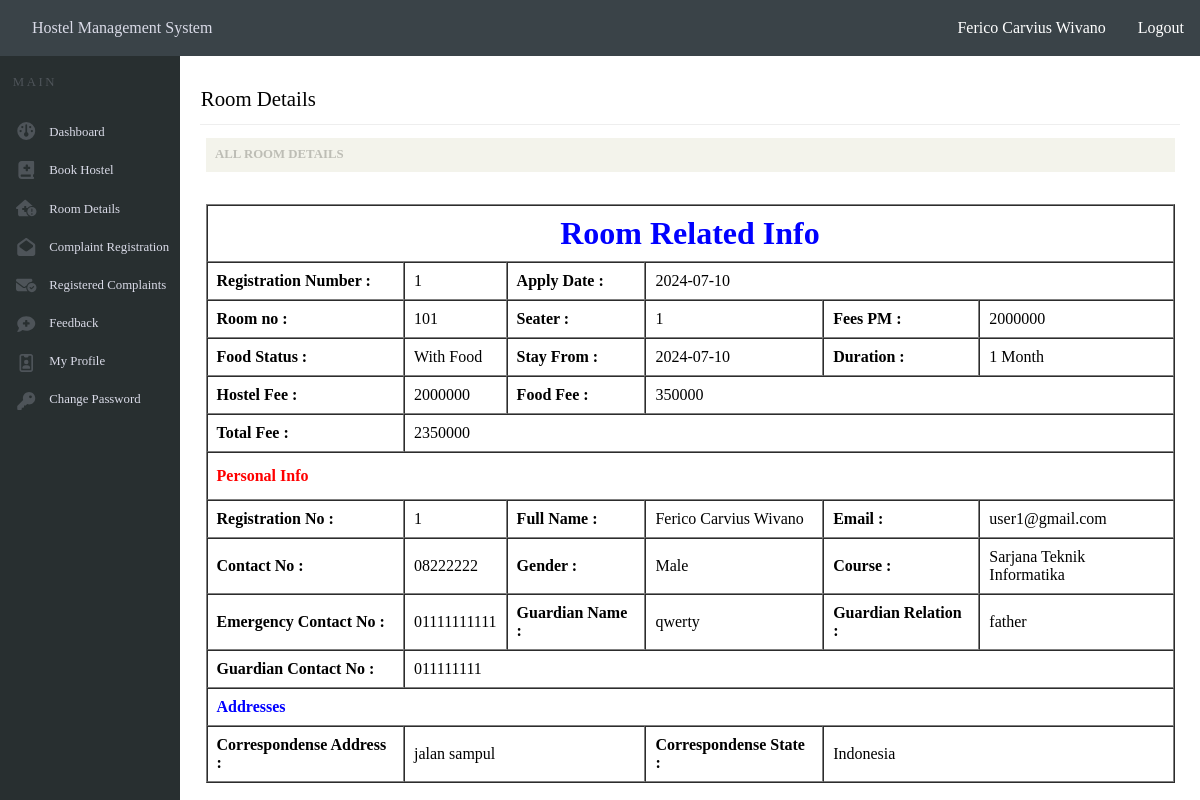
/roomdetail.php (signed in), run on the app's committed database.
### tables this page shows
CREATE TABLE `registration` (
  `registration_no` int(3) UNSIGNED NOT NULL,
  `full_name` varchar(100) NOT NULL,
  `gender` varchar(10) NOT NULL,
  `contact_no` varchar(20) NOT NULL,
  `email` varchar(50) NOT NULL,
  `password` varchar(100) NOT NULL,
  `confirm_password` varchar(100) NOT NULL,
  `role` varchar(5) NOT NULL DEFAULT 'user'
);

CREATE TABLE `book_room` (
  `registrationno_id` int(5) NOT NULL,
  `registration_no` varchar(3) NOT NULL,
  `room_no` varchar(8) NOT NULL,
  `food_status` varchar(50) NOT NULL,
  `stay_from` date NOT NULL,
  `duration` varchar(8) NOT NULL,
  `apply_date` date NOT NULL DEFAULT current_timestamp()
);

CREATE TABLE `room_info` (
  `room_no` int(10) NOT NULL,
  `seater` int(3) NOT NULL,
  `fees_per_month` int(50) NOT NULL,
  `remaining_seater` int(5) NOT NULL
);

CREATE TABLE `personal_info` (
  `personal_info_id` int(5) NOT NULL,
  `registration_no` varchar(3) NOT NULL,
  `course` varchar(100) NOT NULL,
  `emergency_contact` varchar(20) NOT NULL,
  `guardian_name` varchar(100) NOT NULL,
  `guardian_relation` varchar(30) NOT NULL,
  `guardian_contact_no` varchar(20) NOT NULL,
  `correspondense_address` varchar(100) NOT NULL,
  `correspondense_city` varchar(50) NOT NULL,
  `correspondense_state` varchar(30) NOT NULL,
  `correspondense_pincode` varchar(10) NOT NULL
);

### roomdetail.php (the view, shortened to what this page needs)
<?php
include 'connectdatabase.php';
$getEmail = $_SESSION["email"];
class RoomDetails {
    private $conn;
    private $email;
    private $registrationNo;
    public function __construct($conn, $email) {
        $this->conn = $conn;
        $this->email = $email;
        $this->registrationNo = $this->getRegistrationNo();
    }
    private function getRegistrationNo() {
        $query = mysqli_query($this->conn, "SELECT registration_no FROM registration WHERE email = '$this->email'");
        $data = mysqli_fetch_assoc($query);
        return $data['registration_no'];
    }
    public function getRoomDetails() {
        $query = "SELECT
                    book_room.registration_no,
                    book_room.room_no,
                    book_room.food_status,
                    book_room.stay_from,
                    book_room.duration,
                    book_room.apply_date,
                    personal_info.course,
                    personal_info.emergency_contact,
                    personal_info.guardian_name,
                    personal_info.guardian_relation,
                    personal_info.guardian_contact_no,
                    personal_info.correspondense_address,
                    personal_info.correspondense_state,
                    registration.email,
                    registration.full_name,
                    registration.contact_no,
                    registration.gender,
                    room_info.seater,
                    room_info.fees_per_month
                  FROM book_room
                  JOIN personal_info ON book_room.registration_no = personal_info.registration_no
                  JOIN registration ON book_room.registration_no = registration.registration_no
                  JOIN room_info ON book_room.room_no = room_info.room_no
                  WHERE book_room.registration_no = '$this->registrationNo'";
        $result = mysqli_query($this->conn, $query);
        $data = [];
        while ($row = mysqli_fetch_assoc($result)) {
            $data[] = $row;
        }
        return $data;
    }
    public function getUserName($email) {
        $email = mysqli_real_escape_string($this->conn, $email);
        $queryName = mysqli_query($this->conn, "SELECT full_name FROM registration WHERE email = '$email'");
        $nameResult = mysqli_fetch_assoc($queryName);
        return $nameResult['full_name'];
    }
}
$roomDetails = new RoomDetails($conn, $getEmail);
$result = $roomDetails->getRoomDetails();
$fullName = $roomDetails->getUserName($getEmail);
?>
<!DOCTYPE html>
<html lang="en">
<head>
    <link rel="stylesheet" href="headerandnavbar.css">
    <link rel="stylesheet" href="maincontent.css">
    <link rel="stylesheet" href="roomdetail.css">
</head>
<body>
    <header>
        <a href="dashboarduser.php">Hostel Management System</a>
        <div class="user-info">
            <span><?php echo htmlspecialchars($fullName); ?></span>
            <a href="logout.php">Logout</a>
        </div>
    </header>
    <div class="main">
        <div class="navbar">
            <p id="none">MAIN</p>
            <div class="contentnavbar">
                <div class="iconnavbar">
                </div>
                <div class="textnavbar">
                    <a href="dashboarduser.php"><p id="dashboard">Dashboard</p></a>
                    <a href="bookhostel.php"><p id="book_hostel">Book Hostel</p></a>
                    <a href="roomdetail.php"><p id="room_details">Room Details</p></a>
                    <a href="registercomplaint.php"><p id="complaint_registration">Complaint Registration</p></a>
                    <a href="mycomplaint.php"><p id="registered_complaints">Registered Complaints</p></a>
                    <a href="feedback.php"><p id="feedback">Feedback</p></a>
                    <a href="profile.php"><p id="my_profile2">My Profile</p></a>
                    <a href="changepassword.php"><p id="change_password">Change Password</p></a>
                </div>
            </div>
        </div>
        <div class="maincontent">
            <p id="userlogin">Room Details</p>
            <hr>
            <div class="container">
                <div class="box">
                    <div class="boxheader">
                        <p>ALL ROOM DETAILS</p>
                    </div>
                    <div class="boxinfo">
                        <table border="1" cellspacing="0">
                            <thead>
                                <tr>
                                    <th colspan="6" class="blue bigger">Room Related Info</th>
                                </tr>
                            </thead>
                            <tbody>
                                <?php foreach ($result as $row) : ?>
                                <tr>
                                    <td class="bold">Registration Number :</td>
                                    <td><?= $row["registration_no"]; ?></td>
                                    <td class="bold">Apply Date :</td>
                                    <td colspan="3"><?= $row["apply_date"]; ?></td>
                                </tr>
                                <tr>
                                    <td class="bold">Room no :</td>
                                    <td><?= $row["room_no"]; ?></td>
                                    <td class="bold">Seater :</td>
                                    <td><?= $row["seater"]; ?></td>
                                    <td class="bold">Fees PM : </td>
                                    <td id="fees_per_month"><?= $row["fees_per_month"]; ?></td>
                                </tr>
                                <tr>
                                    <td class="bold">Food Status :</td>
                                    <td id="food_status"><?= $row["food_status"]; ?></td>
                                    <td class="bold">Stay From :</td>
                                    <td><?= $row["stay_from"]; ?></td>
                                    <td class="bold">Duration : </td>
                                    <td id="duration"><?= $row["duration"]; ?></td>
                                </tr>
                                <tr>
                                    <td class="bold">Hostel Fee :</td>
                                    <td id="hostel_fee"></td>
                                    <td class="bold">Food Fee :</td>
                                    <td colspan="3" id="food_fee"></td>
                                </tr>
                                <tr>
                                    <td class="bold">Total Fee :</td>
                                    <td colspan="5" id="total_fee"></td>
                                </tr>
                                <tr>
                                    <td colspan="6" class="red">Personal Info</td>
                                </tr>
                                <tr>
                                    <td class="bold">Registration No :</td>
                                    <td><?= $row["registration_no"]; ?></td>
                                    <td class="bold">Full Name :</td>
                                    <td><?= $row["full_name"]; ?></td>
                                    <td class="bold">Email : </td>
                                    <td><?= $row["email"]; ?></td>
                                </tr>
                                <tr>
                                    <td class="bold">Contact No :</td>
                                    <td><?= $row["contact_no"]; ?></td>
                                    <td class="bold">Gender :</td>
                                    <td><?= $row["gender"]; ?></td>
                                    <td class="bold">Course : </td>
                                    <td><?= $row["course"]; ?></td>
                                </tr>
                                <tr>
                                    <td class="bold">Emergency Contact No :</td>
                                    <td><?= $row["emergency_contact"]; ?></td>
                                    <td class="bold">Guardian Name :</td>
                                    <td><?= $row["guardian_name"]; ?></td>
                                    <td class="bold">Guardian Relation : </td>
                                    <td><?= $row["guardian_relation"]; ?></td>
                                </tr>
                                <tr>
                                    <td class="bold">Guardian Contact No :</td>
                                    <td colspan="5"><?= $row["guardian_contact_no"]; ?></td>
                                </tr>
                                <tr>
                                    <td colspan="6" class="blue bold">Addresses</td>
                                </tr>
                                <tr>
                                    <td class="bold">Correspondense Address :</td>
                                    <td colspan="2"><?= $row["correspondense_address"]; ?></td>
                                    <td class="bold">Correspondense State :</td>
                                    <td colspan="2"><?= $row["correspondense_state"]; ?></td>
                                </tr>
                                <?php endforeach; ?>
                            </tbody>
                        </table>
                    </div>
                </div>
            </div>
        </div>
    </div>
</body>
</html>

### headerandnavbar.css (style rules this page uses)
* { margin: 0; padding: 0; box-sizing: border-box; }
html, body { height: 100%; }
body { display: flex; flex-direction: column; }
header { width: 100%; height: 3.5em; display: flex; align-items: center; justify-content: space-between; background-color: #3A4348; position: fixed; top: 0; left: 0; right: 0; }
header a { margin-left: 2em; color: #DADBE8; text-decoration: none; cursor: pointer; }
.user-info { display: flex; align-items: center; justify-content: space-evenly; padding-right: 1em; }
.user-info span, .user-info a { color: #fff; }
.main { display: flex; flex: 1; margin-top: 3.5em; }
.navbar { background-color: #282F30; width: 15%; height: calc(100% - 3.5em); position: fixed; top: 3.5em; bottom: 0; }
.navbar p { color: #4E5459; letter-spacing: .2em; font-size: .8em; padding: 1.5em 0 0 1em; }
.contentnavbar { display: flex; }
.iconnavbar { display: flex; flex-direction: column; align-items: center; justify-content: space-between; height: 18em; margin: 2em 0 0 1em; }
.textnavbar { display: flex; flex-direction: column; justify-content: space-between; width: 100%; margin-top: 1em; height: 18.8em; }
.textnavbar a { text-decoration: none; }
.textnavbar p { color: #DADBE8; letter-spacing: normal; }

### maincontent.css (style rules this page uses)
.maincontent { width: 100%; margin-left: 15%; overflow-y: auto; height: calc(100vh - 3.5em); }
#userlogin { margin: 1.5em 0 0 1em; font-size: 1.3em; }
hr { background-color: #eee; border: 0 none; color: #eee; height: 1px; margin: .8em auto; width: 96%; }

### roomdetail.css (style rules this page uses)
.container { display: flex; justify-content: center; width: 100%; height: 80%; }
.box { width: 95%; }
.boxheader { background-color: #F3F3EB; padding: .6em; }
.boxheader p { color: #BDBDB5; font-weight: 600; font-size: .8em; }
.boxinfo { width: 100%; margin-top: 2em; padding-bottom: 1em; }
.boxinfo table { width: 100%; }
th, td { padding: 9px; }
.boxinfo table .blue { color: blue; }
.boxinfo table .bigger { font-size: 2em; }
.boxinfo table .red { color: red; font-weight: bold; padding: 14px 9px; }
.boxinfo table .bold { font-weight: bold; }

### data on the page
registration: full_name "Ferico Carvius Wivano"
book_room: registration_no "1", apply_date "2024-07-10", room_no "101", room_info.seater "1", room_info.fees_per_month "2000000", food_status "With Food", stay_from "2024-07-10", duration "1 Month", registration.full_name "Ferico Carvius Wivano", registration.email "user1@gmail.com", registration.contact_no "08222222", registration.gender "Male", personal_info.course "Sarjana Teknik Informatika", personal_info.emergency_contact "01111111111", personal_info.guardian_name "qwerty", personal_info.guardian_relation "father", personal_info.guardian_contact_no "011111111", personal_info.correspondense_address "jalan sampul", personal_info.correspondense_state "Indonesia"
